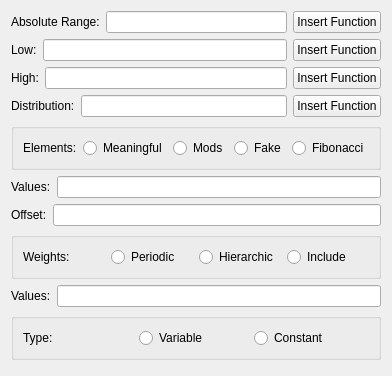
    <widget class="QWidget" name="valuePickPage">
      <layout class="QVBoxLayout" name="valuePickFormLayout">
        <item>
        <layout class="QHBoxLayout" name="valuePickAbsRangeLayout">
            <item>
                <widget class="QLabel" name="valuePickAbsRangeLabel">
                <property name="text">
                <string>Absolute Range:</string>
                </property>
                </widget>
            </item>
            <item>
                <widget class="QLineEdit" name="valuePickAbsRangeEdit"/>
            </item>
            <item>
                <widget class="QPushButton" name="valuePickAbsRangeInsertFn">
                <property name="text">
                    <string>Insert Function</string>
                </property>
                </widget>
            </item>
        </layout>
        </item>
        <item>
        <layout class="QHBoxLayout" name="valuePickLowLayout">
            <item>
                <widget class="QLabel" name="valuePickLowLabel">
                <property name="text">
                <string>Low:</string>
                </property>
                </widget>
            </item>
            <item>
                <widget class="QLineEdit" name="valuePickLowEdit"/>
            </item>
            <item>
                <widget class="QPushButton" name="valuePickLowInsertFn">
                <property name="text">
                    <string>Insert Function</string>
                </property>
                </widget>
            </item>
        </layout>
        </item>
        <item>
        <layout class="QHBoxLayout" name="valuePickHighLayout">
            <item>
                <widget class="QLabel" name="valuePickHighLabel">
                <property name="text">
                <string>High:</string>
                </property>
                </widget>
            </item>
            <item>
                <widget class="QLineEdit" name="valuePickHighEdit"/>
            </item>
            <item>
                <widget class="QPushButton" name="valuePickHighInsertFn">
                <property name="text">
                    <string>Insert Function</string>
                </property>
                </widget>
            </item>
        </layout>
        </item>
        <item>
        <layout class="QHBoxLayout" name="valuePickDistLayout">
            <item>
                <widget class="QLabel" name="valuePickDistLabel">
                <property name="text">
                <string>Distribution:</string>
                </property>
                </widget>
            </item>
            <item>
                <widget class="QLineEdit" name="valuePickDistEdit"/>
            </item>
            <item>
                <widget class="QPushButton" name="valuePickDistInsertFn">
                <property name="text">
                    <string>Insert Function</string>
                </property>
                </widget>
            </item>
        </layout>
        </item>
        <item>
        <widget class="QGroupBox" name="valuePickElementsGroup">
        <property name="sizePolicy"><sizepolicy hsizetype="Preferred" vsizetype="Fixed">
            <horstretch>0</horstretch><verstretch>0</verstretch>
        </sizepolicy></property>
        <layout class="QHBoxLayout" name="valuePickElementsLayout">
            <item>
                <widget class="QLabel" name="valuePickElementsLabel">
                <property name="text">
                <string>Elements:</string>
                </property>
                </widget>
            </item>
            <item>
                <widget class="QRadioButton" name="valuePickElementsMeaningful">
                <property name="text">
                    <string>Meaningful</string>
                </property>
                </widget>
            </item>
            <item>
                <widget class="QRadioButton" name="valuePickElementsMods">
                <property name="text">
                    <string>Mods</string>
                </property>
                </widget>
            </item>
            <item>
                <widget class="QRadioButton" name="valuePickElementsFake">
                <property name="text">
                    <string>Fake</string>
                </property>
                </widget>
            </item>
            <item>
                <widget class="QRadioButton" name="valuePickElementsFib">
                <property name="text">
                    <string>Fibonacci</string>
                </property>
                </widget>
            </item>
        </layout>
        </widget>
        </item>
        <item>
        <layout class="QHBoxLayout" name="valuePickValuesElementsFormLayout">
            <item>
                <widget class="QLabel" name="valuePickValuesElementsLabel">
                <property name="text">
                <string>Values:</string>
                </property>
                </widget>
            </item>
            <item>
                <widget class="QLineEdit" name="valuePickValuesElementsEdit"/>
            </item>
        </layout>
        </item>
        <item>
        <layout class="QHBoxLayout" name="valuePickOffsetFormLayout">
            <item>
                <widget class="QLabel" name="valuePickOffsetLabel">
                <property name="text">
                <string>Offset:</string>
                </property>
                </widget>
            </item>
            <item>
                <widget class="QLineEdit" name="valuePickOffsetEdit"/>
            </item>
        </layout>
        </item>
        <item>
        <widget class="QGroupBox" name="valuePickWeightsGroup">
        <property name="sizePolicy"><sizepolicy hsizetype="Preferred" vsizetype="Fixed">
            <horstretch>0</horstretch><verstretch>0</verstretch>
        </sizepolicy></property>
        <layout class="QHBoxLayout" name="valuePickWeightsLayout">
            <item>
                <widget class="QLabel" name="valuePickWeightsLabel">
                <property name="text">
                <string>Weights:</string>
                </property>
                </widget>
            </item>
            <item>
                <widget class="QRadioButton" name="valuePickWeightsPeriodic">
                <property name="text">
                    <string>Periodic</string>
                </property>
                </widget>
            </item>
            <item>
                <widget class="QRadioButton" name="valuePickWeightsHierarchic">
                <property name="text">
                    <string>Hierarchic</string>
                </property>
                </widget>
            </item>
            <item>
                <widget class="QRadioButton" name="valuePickWeightsInclude">
                <property name="text">
                    <string>Include</string>
                </property>
                </widget>
            </item>
        </layout>
        </widget>
        </item>
        <item>
        <layout class="QHBoxLayout" name="valuePickValuesWeightsFormLayout">
            <item>
                <widget class="QLabel" name="valuePickValuesWeightsLabel">
                <property name="text">
                <string>Values:</string>
                </property>
                </widget>
            </item>
            <item>
                <widget class="QLineEdit" name="valuePickValuesWeightsEdit"/>
            </item>
        </layout>
        </item>
        <item>
        <widget class="QGroupBox" name="valuePickTypeGroup">
        <property name="sizePolicy"><sizepolicy hsizetype="Preferred" vsizetype="Fixed">
            <horstretch>0</horstretch><verstretch>0</verstretch>
        </sizepolicy></property>
        <layout class="QHBoxLayout" name="valuePickTypeLayout">
            <item>
                <widget class="QLabel" name="valuePickTypeLabel">
                <property name="text">
                <string>Type:</string>
                </property>
                </widget>
            </item>
            <item>
                <widget class="QRadioButton" name="valuePickTypeVariable">
                <property name="text">
                    <string>Variable</string>
                </property>
                </widget>
            </item>
            <item>
                <widget class="QRadioButton" name="valuePickTypeConstant">
                <property name="text">
                    <string>Constant</string>
                </property>
                </widget>
            </item>
            <item><spacer name="verticalSpacerValPick">
            <property name="orientation"><enum>Qt::Vertical</enum></property>
            <property name="sizeHint" stdset="0"><size><width>5</width><height>5</height></size></property>
            </spacer></item>
        </layout>
        </widget>
        </item>
        <item><spacer name="verticalSpacer_13">
            <property name="orientation"><enum>Qt::Vertical</enum></property>
            <property name="sizeHint" stdset="0"><size><width>5</width><height>5</height></size></property>
        </spacer></item>      
      </layout>
    </widget>
